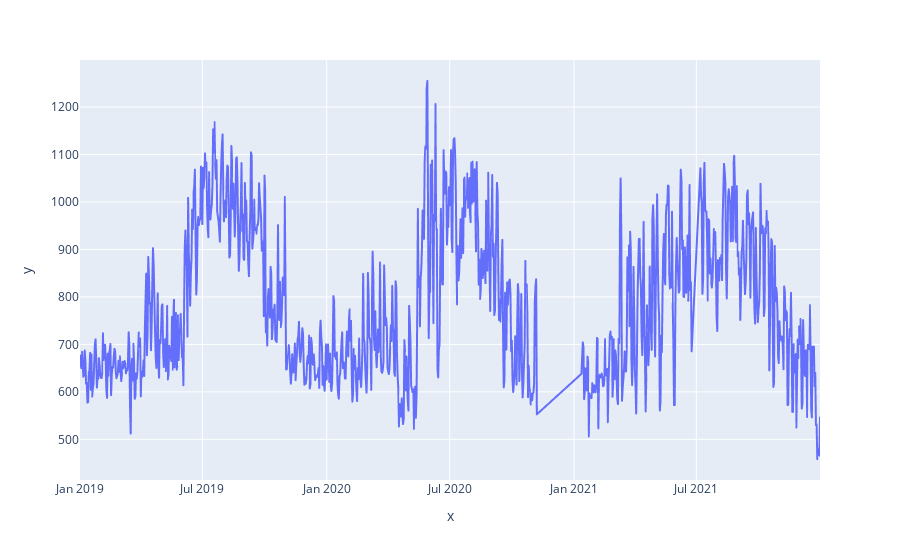

Notebook code for this chart:
### Code cell
px.line(x=ESData['Date'],y=ESData['VALUE'])

### Figure 1 — Plotly figure (JSON) as saved in the notebook; plotly's stock layout.template omitted (floating-point values rounded to 4 significant figures; data arrays with more than 128 entries replaced by an {"elided": "..."} marker saying what was removed)
{"data": [{"hovertemplate": "x=%{x}<br>y=%{y}<extra></extra>", "legendgroup": "", "line": {"color": "#636efa", "dash": "solid"}, "marker": {"symbol": "circle"}, "mode": "lines", "name": "", "showlegend": false, "x": {"elided": "1018 str values"}, "xaxis": "x", "y": {"elided": "1018 float values"}, "yaxis": "y", "type": "scattergl"}], "layout": {"xaxis": {"anchor": "y", "domain": [0.0, 1.0], "title": {"text": "x"}}, "yaxis": {"anchor": "x", "domain": [0.0, 1.0], "title": {"text": "y"}}, "legend": {"tracegroupgap": 0}, "margin": {"t": 60}}}
